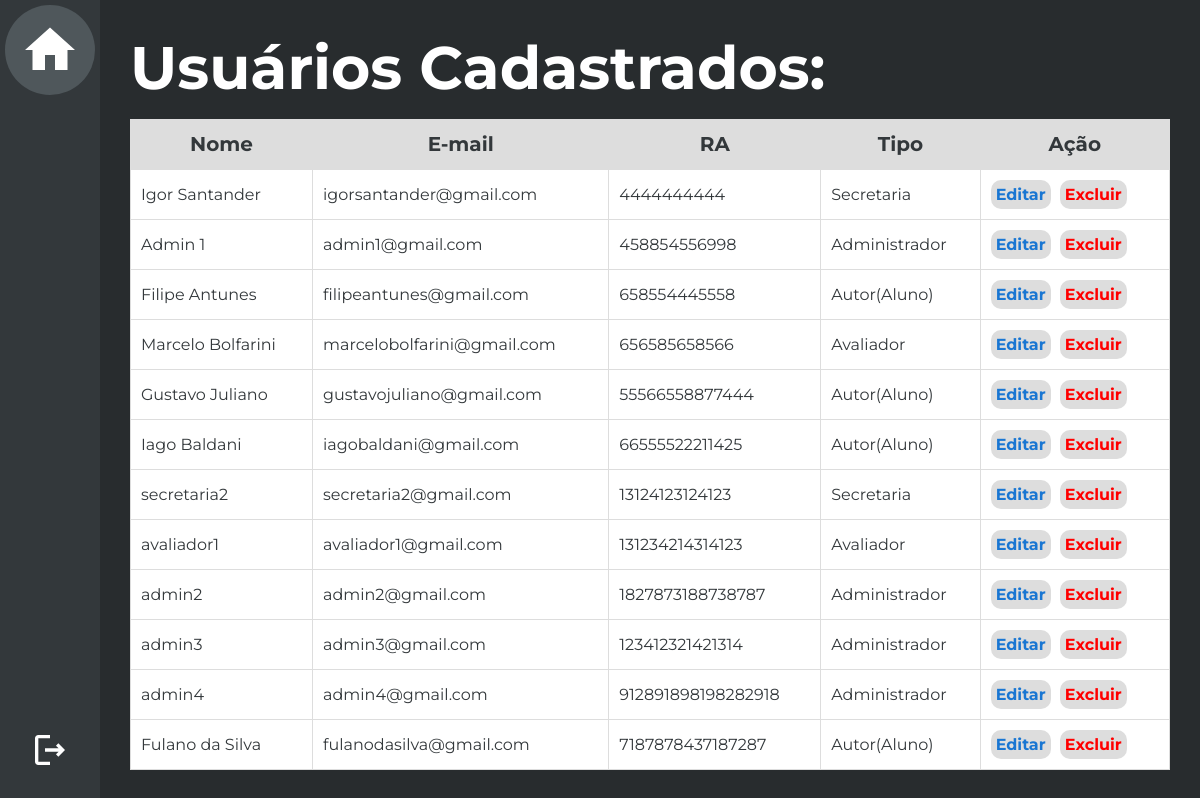
The app's page /Edição de usuário/Secretaria/UsuariosCadastrados.php?id=16 (signed in), older data.
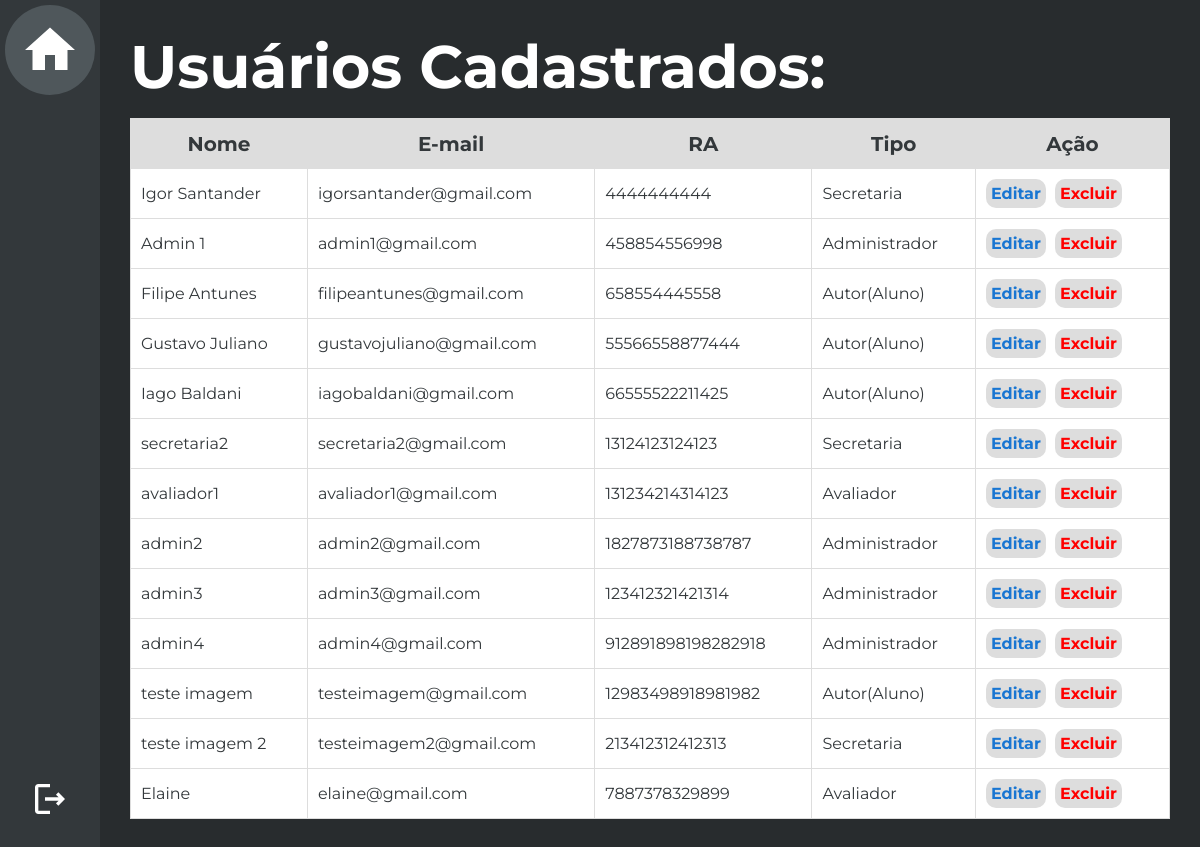
The same page, newer data.
### tables this page shows
CREATE TABLE `usuario` (
  `cod_usuario` smallint(4) NOT NULL,
  `nome` varchar(50) NOT NULL,
  `senha` varchar(32) NOT NULL,
  `cpf` varchar(50) NOT NULL DEFAULT '',
  `email` varchar(50) NOT NULL,
  `matricula` varchar(50) NOT NULL DEFAULT '',
  `tipo` int(11) NOT NULL DEFAULT 0,
  `curso` int(11) NOT NULL,
  `datacadastro` date DEFAULT NULL,
  `diretorio_imagem` varchar(70) NOT NULL
);

### Edição de usuário/Secretaria/UsuariosCadastrados.php (the view, shortened to what this page needs)
<?php
    include("../../conexao.php");
    $id_usuario = intval($_GET['id']);
    $sql_code = "SELECT * FROM usuario";
    $sql_query = $mysqli->query($sql_code) or die($mysqli->error);
    $linha = $sql_query->fetch_assoc();
?>
<html>
    <head>
        <link rel="stylesheet" type="text/css" href="../styleTabelaUsuarios.css"/>
    </head>
    <body>
        <aside>
            <div class="menu">
                <div class="menu-box home" id="home"><a href="javascript:history.back()">
                    <div class="home-img"> <img src="../../Imagens/home-white-18dp.svg" height="60px"/> </div>
                </a></div>
                <div class="menu-box" id="logout"><a href="../../logout.php">
                    <img src="../../Imagens/logout-white-18dp.svg" height="40px"/>
                </a></div>
            </div>
        </aside>
        <main>
            <div class="principal">
                <div class="filler"></div>
                <div class="container">
                    <h1>Usuários Cadastrados:</h1>
                    <table border=1 cellpadding=10>
                        <tr class=titulo>
                            <td>Nome</td>
                            <td>E-mail</td>
                            <td>RA</td>
                            <td>Tipo</td>
                            <td>Ação</td>
                        </tr>
                        <?php
                            do{
                        ?>
                        <tr>
                            <td><?php echo $linha['nome']; ?></td>
                            <td><?php echo $linha['email']; ?></td>
                            <td><?php echo $linha['matricula']; ?></td>
                            <td><?php
                                     if($linha['tipo']==1){
                                         echo "Administrador";
                                     }
                                     else if($linha['tipo']==2){
                                        echo "Autor(Aluno)";
                                    }
                                    else if($linha['tipo']==3){
                                        echo "Avaliador";
                                    }
                                    else if($linha['tipo']==4){
                                        echo "Secretaria";
                                    }
                                ?></td>
                            <td>
                                <a href="edicaoUsuarioSecretaria.php?usuario=<?php echo $linha['cod_usuario']; ?>&id=<?php echo $id_usuario; ?>">Editar</a>
                                <a href="../../Confirmações/confirmExcluir.php?usuario=<?php echo $linha['cod_usuario']; ?>&id=<?php echo $id_usuario;?>">Excluir</a>
                            </td>
                        </tr>
                        <?php } while($linha = $sql_query->fetch_assoc()); ?>
                    </table>
            </div>
        </main>
    </body>
</html>

Row changes from the older to the newer data that the page shows:
removed usuario: nome "Marcelo Bolfarini", email "marcelobolfarini@gmail.com", matricula "656585658566", shows "Avaliador"
removed usuario: nome "Fulano da Silva", email "fulanodasilva@gmail.com", matricula "7187878437187287", shows "Autor(Aluno)"
added usuario: nome "teste imagem", email "testeimagem@gmail.com", matricula "12983498918981982", shows "Autor(Aluno)"
added usuario: nome "teste imagem 2", email "testeimagem2@gmail.com", matricula "213412312412313", shows "Secretaria"
added usuario: nome "Elaine", email "elaine@gmail.com", matricula "7887378329899", shows "Avaliador"
